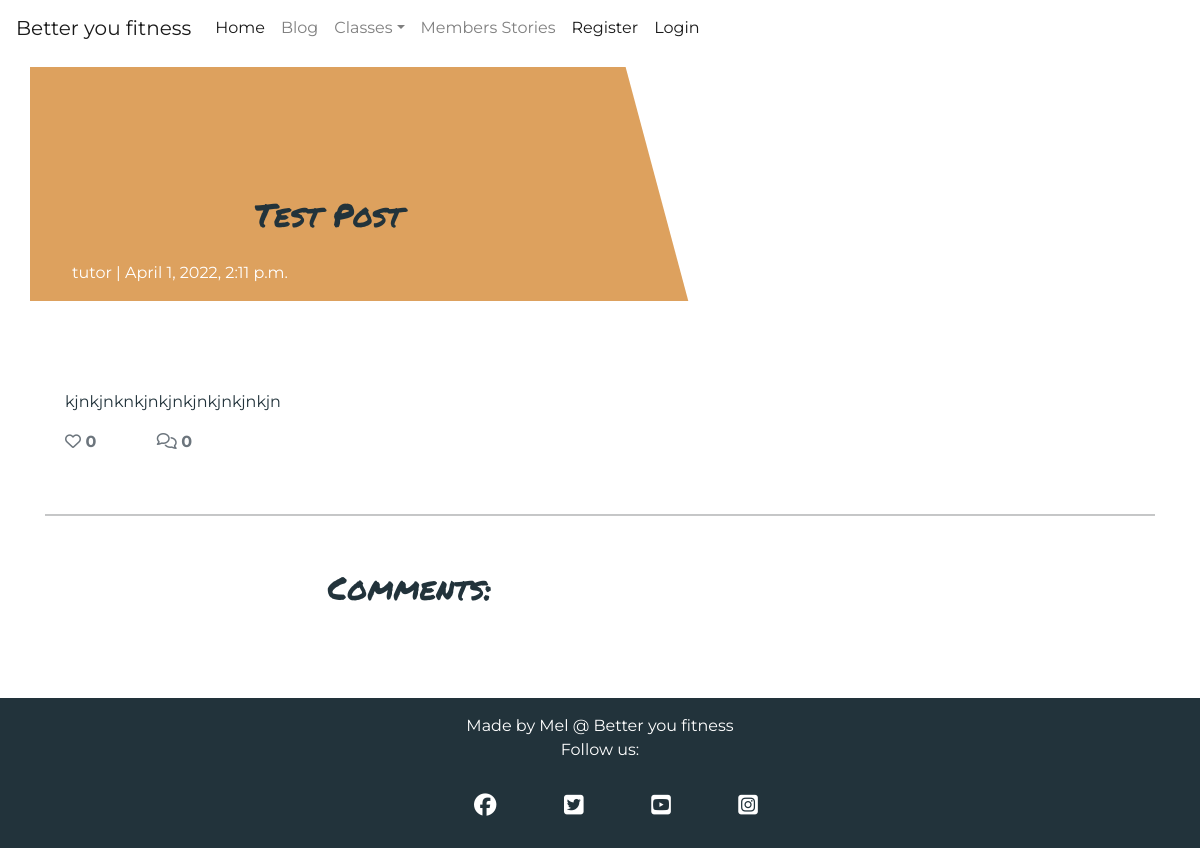
Screenshot of /post_detail/test-post/ with the database file from the repository.
### blog/models.py (models this page shows, shortened)
class Post(models.Model):
    title = models.CharField(max_length=200, unique=True)
    slug = models.SlugField(max_length=200, unique=True)
    author = models.ForeignKey(
        User, on_delete=models.CASCADE, related_name="blog_posts"
    )
    featured_image = CloudinaryField('image', default='placeholder')
    excerpt = models.TextField(blank=True)
    updated_on = models.DateTimeField(auto_now=True)
    content = models.TextField()
    created_on = models.DateTimeField(auto_now_add=True)
    status = models.IntegerField(choices=STATUS, default=0)
    likes = models.ManyToManyField(
        User, related_name='blogpost_like', blank=True)
    class Meta:
        ordering = ["-created_on"]
    def number_of_likes(self):
        return self.likes.count()

### blog/views.py (the view, shortened to what this page needs)
# urls.py: path('post_detail/<slug:slug>/', views.PostDetail.as_view(), name='post_detail'),
class PostDetail(View):
    def get(self, request, slug, *args, **kwargs):
        queryset = Post.objects.filter(status=1)
        post = get_object_or_404(queryset, slug=slug)
        comments = post.comments.filter(approved=True).order_by("-created_on")
        liked = False
        if post.likes.filter(id=self.request.user.id).exists():
            liked = True
        return render(
            request,
            "post_detail.html",
            {
                "post": post,
                "comments": comments,
                "commented": False,
                "liked": liked,
                "comment_form": CommentForm()
            },
        )

### templates/post_detail.html (shortened to what this page needs)
{% extends 'base.html' %} {% block content %}
{% load crispy_forms_tags %}
<div class="masthead">
    <div class="container">
        <div class="row g-0">
            <div class="col-md-6 masthead-text">
                <h2 class="post-title">{{ post.title }}</h2>
                <p class="post-subtitle">{{ post.author }} | {{ post.created_on }}</p>
            </div>
            <div class="d-none d-md-block col-md-6 masthead-image">
            </div>
        </div>
    </div>
</div>
<div class="container">
    <div class="row">
        <div class="col card mb-4  mt-3 left  top">
            <div class="card-body">
                <p class="card-text ">
                    {{ post.content | safe }}
                </p>
                <div class="row">
                    <div class="col-1">
                        <strong>
                            {% if user.is_authenticated %}
                            <form class="d-inline" action="{% url 'post_like' post.slug %}" method="POST">
                                {% csrf_token %}
                                {% if liked %}
                                <button type="submit" name="blogpost_id" value="{{post.slug}}" class="btn-like"><i
                                        class="fas fa-heart"></i></button>
                                {% else %}
                                <button type="submit" name="blogpost_id" value="{{post.slug}}" class="btn-like"><i
                                        class="far fa-heart"></i></button>
                                {% endif %}
                            </form>
                            {% else %}
                            <span class="text-secondary"><i class="far fa-heart"></i></span>
                            {% endif %}
                            <span class="text-secondary">{{ post.number_of_likes }}</span>
                        </strong>
                    </div>
                    <div class="col-1">
                        {% with comments.count as total_comments %}
                        <strong class="text-secondary"><i class="far fa-comments"></i>
                            {{ total_comments }}</strong>
                        {% endwith %}
                    </div>
                </div>
            </div>
        </div>
    </div>
    <div class="row">
        <div class="col">
            <hr>
        </div>
    </div>
    <div class="row">
        <div class="col-md-8 card mb-4  mt-3 ">
            <h2>Comments:</h2>
            <div class="card-body">
            </div>
        </div>
        <div class="col-md-4 card mb-4  mt-3 ">
            <div class="card-body">
            </div>
        </div>
    </div>
</div>
{% endblock content %}

### static/css/style.css (style rules this page uses)
body { font-family: 'Montserrat', sans-serif; background-color: #fff; }
h2 { font-family: 'Permanent Marker', cursive; text-align: center; color: #22333B; padding: 20px; }
p { width: inherit; color: #22333B; }
.card { border: 1px; background-color: transparent; }
.masthead { margin-top: 10px; overflow: hidden; position: relative; display: inline-block; height: 33vh; width: 100%; }
.masthead-text { background-color: #DDA15E; color: white; position: relative; }
.masthead-image { position: relative; overflow: hidden; }
.masthead-image:after { content: ""; position: absolute; top: 0; right: 90%; height: 100%; width: 150%; background: #DDA15E; -webkit-transform: skew(15deg); -moz-transform: skew(15deg); transform: skew(15deg); z-index: 100; }
.post-title { margin-top: 20%; margin-left: 5%; }
.post-subtitle { margin-left: 5%; color: #fff; font-family: 'Montserrat', sans-serif; }

### rows the page displays
Post: title "Test Post", author "tutor", created_on "April 1, 2022, 2:11 p.m.", content "kjnkjnknkjnkjnkjnkjnkjnkjn", number_of_likes "0"

### other values shown
{{ total_comments }} "0"
